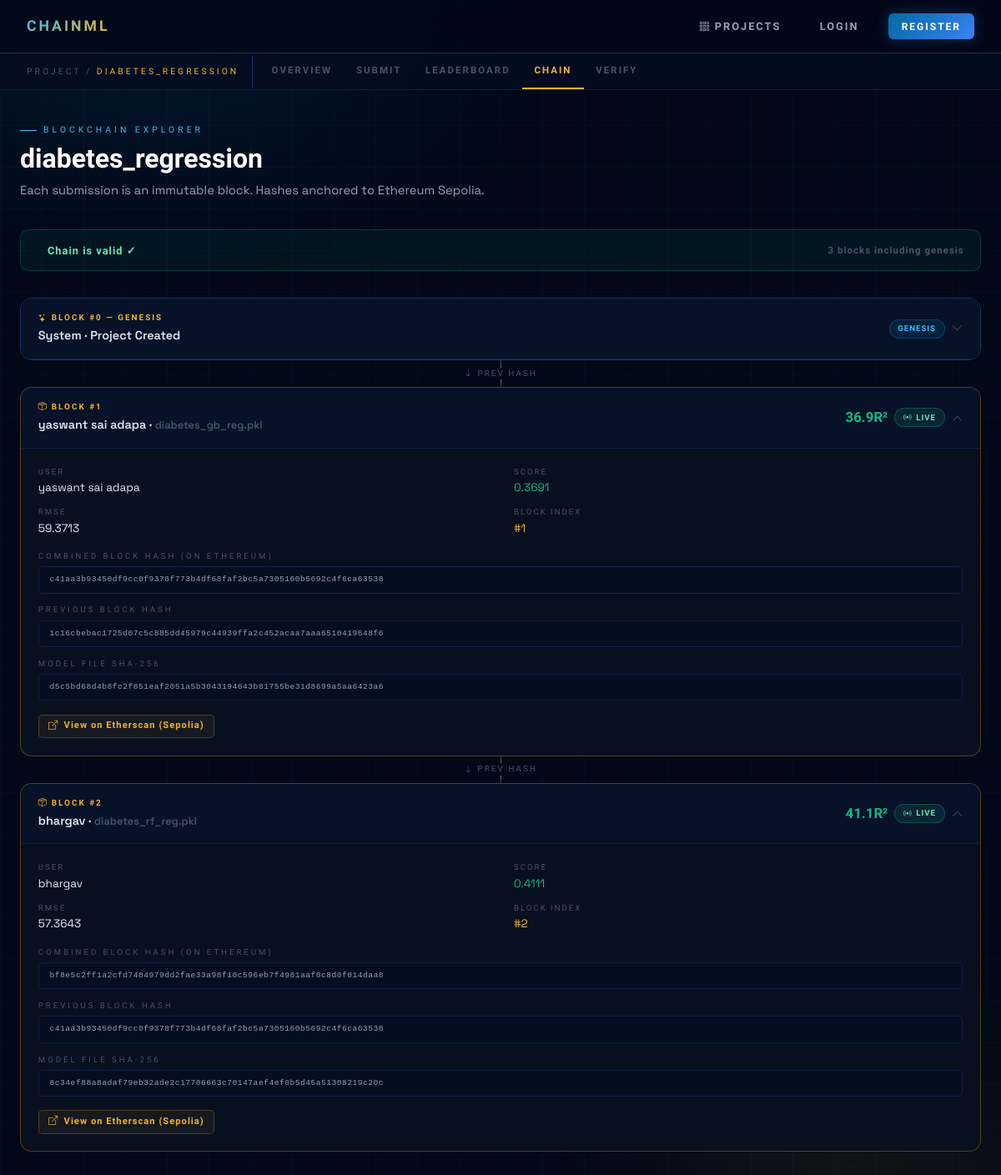
The app's page /project/1/chain with its own data.
### tables this page shows
CREATE TABLE projects (
        id INTEGER PRIMARY KEY AUTOINCREMENT,
        owner_id INTEGER NOT NULL,
        name TEXT NOT NULL UNIQUE,
        description TEXT DEFAULT '',
        dataset_path TEXT NOT NULL,
        dataset_name TEXT NOT NULL,
        dataset_hash TEXT NOT NULL DEFAULT '',
        test_path TEXT DEFAULT NULL,
        test_name TEXT DEFAULT NULL,
        task_type TEXT NOT NULL DEFAULT 'classification',
        created_at REAL NOT NULL,
        FOREIGN KEY(owner_id) REFERENCES users(id));

CREATE TABLE submissions (
        id INTEGER PRIMARY KEY AUTOINCREMENT,
        project_id INTEGER NOT NULL,
        user_id INTEGER NOT NULL,
        model_filename TEXT NOT NULL,
        model_path TEXT NOT NULL,
        model_hash TEXT NOT NULL,
        verified_accuracy REAL NOT NULL,
        f1_score REAL DEFAULT NULL,
        roc_auc REAL DEFAULT NULL,
        rmse REAL DEFAULT NULL,
        r2_score REAL DEFAULT NULL,
        model_card TEXT DEFAULT '',
        combined_hash TEXT NOT NULL,
        eth_tx_hash TEXT NOT NULL,
        eth_tx_url TEXT NOT NULL,
        eth_mode TEXT NOT NULL DEFAULT 'mock',
        block_index INTEGER NOT NULL,
        previous_hash TEXT NOT NULL,
        submitted_at REAL NOT NULL,
        FOREIGN KEY(project_id) REFERENCES projects(id),
        FOREIGN KEY(user_id) REFERENCES users(id));

CREATE TABLE users (
        id INTEGER PRIMARY KEY AUTOINCREMENT,
        username TEXT NOT NULL UNIQUE,
        email TEXT NOT NULL UNIQUE,
        password_hash TEXT NOT NULL,
        created_at REAL NOT NULL);

### app.py (the view)
@app.route("/project/<int:pid>/chain")
def chain_view(pid):
    project = get_project(pid)
    if not project: return render_template("404.html"), 404
    subs = sorted(get_project_submissions(pid), key=lambda x: x["block_index"])
    valid, msg = True, "Chain is valid ✓"
    for sub in subs:
        recheck = combined_submission_hash(
            sub["model_hash"], sub["verified_accuracy"],
            sub["username"], pid, sub["submitted_at"], sub["previous_hash"])
        if recheck != sub["combined_hash"]:
            valid, msg = False, f"Block #{sub['block_index']} hash mismatch — tampered!"; break
    return render_template("chain.html", project=project, submissions=subs,
        chain_valid=valid, chain_msg=msg)

### app.py (called while the page is built)
@app.before_request
def load_user():
    uid = session.get("user_id")
    g.user = get_user_by_id(uid) if uid else None

@app.context_processor
def inject_user():
    return {"current_user": g.user}

### database.py (called while the page is built)
def get_conn():
    conn = sqlite3.connect(DB_PATH)
    conn.row_factory = sqlite3.Row
    conn.execute("PRAGMA foreign_keys = ON")
    return conn

def get_project(pid):
    conn = get_conn()
    row = conn.execute("""SELECT p.*, u.username AS owner_name
        FROM projects p JOIN users u ON p.owner_id=u.id WHERE p.id=?""", (pid,)).fetchone()
    conn.close(); return dict(row) if row else None

def get_project_submissions(pid):
    conn = get_conn()
    rows = conn.execute("""SELECT s.*, u.username FROM submissions s
        JOIN users u ON s.user_id=u.id WHERE s.project_id=?
        ORDER BY s.verified_accuracy DESC, s.submitted_at ASC""", (pid,)).fetchall()
    conn.close(); return [dict(r) for r in rows]

### hash_utils.py (called while the page is built)
def hash_dict(data):
    return hashlib.sha256(json.dumps(data, sort_keys=True).encode()).hexdigest()

def combined_submission_hash(model_hash, accuracy, username, project_id, timestamp, previous_hash):
    return hash_dict({
        "model_hash":    model_hash,
        "accuracy":      str(accuracy),
        "username":      username,
        "project_id":    str(project_id),
        "timestamp":     str(timestamp),
        "previous_hash": previous_hash,
    })

### templates/chain.html (shortened to what this page needs)
{% extends "base.html" %}
{% block subnav %}
<div class="chainml-subnav">
  <div class="subnav-label">PROJECT / <span>{{ project.name }}</span></div>
  <a href="/project/{{ project.id }}" class="subnav-tab">Overview</a>
  <a href="/project/{{ project.id }}/submit" class="subnav-tab">Submit</a>
  <a href="/project/{{ project.id }}/leaderboard" class="subnav-tab">Leaderboard</a>
  <a href="/project/{{ project.id }}/chain" class="subnav-tab active">Chain</a>
  <a href="/project/{{ project.id }}/verify" class="subnav-tab">Verify</a>
</div>
{% endblock %}
{% block content %}
<div class="ph">
  <div class="ph-eye">Blockchain Explorer</div>
  <h1>{{ project.name }}</h1>
  <p>Each submission is an immutable block. Hashes anchored to Ethereum Sepolia.</p>
</div>
<div class="chain-status-bar {% if chain_valid %}ok{% else %}bad{% endif %}">
  {% if chain_valid %}
  <span>{{ chain_msg }}</span>
  {% else %}
  <i class="bi bi-shield-exclamation fs-5"></i>
  <span>{{ chain_msg }}</span>
  {% endif %}
  <span class="ms-auto" style="color:var(--muted);font-size:.72rem">{{ submissions|length + 1 }} blocks including genesis</span>
</div>
<div class="blk-card" id="blk-0">
  <div class="blk-header" onclick="toggle(0)">
    <div>
      <div class="blk-num"><i class="bi bi-stars me-1"></i>BLOCK #0 — GENESIS</div>
      <div style="font-weight:600;font-size:.9rem;margin-top:.2rem">System · Project Created</div>
    </div>
    <div class="d-flex align-items-center gap-2">
      <span class="cml-badge badge-blue">Genesis</span>
      <i class="bi bi-chevron-down blk-chevron"></i>
    </div>
  </div>
</div>
{% for s in submissions %}
<div class="chain-connector"><span><i class="bi bi-arrow-down"></i> PREV HASH</span></div>
<div class="blk-card open" id="blk-{{ s.block_index }}">
  <div class="blk-header" onclick="toggle({{ s.block_index }})">
    <div>
      <div class="blk-num"><i class="bi bi-box-seam me-1"></i>BLOCK #{{ s.block_index }}</div>
      <div style="font-weight:600;font-size:.9rem;margin-top:.2rem">
        {{ s.username }} · <span style="color:var(--muted);font-size:.8rem">{{ s.model_filename[:30] }}{% if s.model_filename|length > 30 %}…{% endif %}</span>
      </div>
    </div>
    <div class="d-flex align-items-center gap-2">
      <span class="blk-score">{{ "%.1f"|format(s.verified_accuracy*100) }}{% if project.task_type=='regression' %}R²{% else %}%{% endif %}</span>
      {% if s.eth_mode=='real' %}
      <span class="cml-badge badge-live"><i class="bi bi-broadcast"></i> Live</span>
      {% else %}
      <span class="cml-badge badge-mock">Mock</span>
      {% endif %}
      <i class="bi bi-chevron-down blk-chevron"></i>
    </div>
  </div>
  <div class="blk-body">
    <div class="blk-inner">
      <div class="detail-grid">
        <div><div class="dk">User</div><div class="dv">{{ s.username }}</div></div>
        <div><div class="dk">Score</div><div class="dv" style="color:var(--green)">{{ s.verified_accuracy }}</div></div>
        {% if s.rmse is not none %}<div><div class="dk">RMSE</div><div class="dv">{{ s.rmse }}</div></div>{% endif %}
        <div><div class="dk">Block Index</div><div class="dv" style="color:var(--gold)">#{{ s.block_index }}</div></div>
      </div>
      <div class="hash-lbl">Combined Block Hash (on Ethereum)</div>
      <div class="hash-box">{{ s.combined_hash }}</div>
      <div class="hash-lbl">Previous Block Hash</div>
      <div class="hash-box">{{ s.previous_hash }}</div>
      <div class="hash-lbl">Model File SHA-256</div>
      <div class="hash-box">{{ s.model_hash }}</div>
      <div class="mt-3">
        <a href="{{ s.eth_tx_url }}" target="_blank" class="eth-link">
          <i class="bi bi-box-arrow-up-right"></i>
          {% if s.eth_mode=='real' %}View on Etherscan (Sepolia){% else %}Etherscan (mock demo){% endif %}
        </a>
      </div>
    </div>
  </div>
</div>
{% endfor %}
{% endblock %}

### templates/base.html (style rules this page uses)
:root { --bg: #020817; --bg2: #040d21; --surface: #071128; --card: #080f1f; --border: #0e2045; --border2: #1a3560; --gold: #f0b429; --gold2: #ffd166; --blue: #0ea5e9; --blue2: #38bdf8; --blue3: #0369a1; --accent: #3b82f6; --green: #10b981; --red: #ef4444; --text: #e2e8f0; --text2: #94a3b8; --muted: #475569; --orb: 'Orbitron', sans-serif; --raj: 'Rajdhani', sans-serif; --grotesk: 'Space Grotesk', sans-serif; }
*, *::before, *::after { box-sizing: border-box; margin: 0; padding: 0; }
body { background: var(--bg); color: var(--text); font-family: var(--grotesk); min-height: 100vh; overflow-x: hidden; }
body::before { content: ''; position: fixed; inset: 0; background-image: linear-gradient(rgba(14,165,233,.04) 1px, transparent 1px), linear-gradient(90deg, rgba(14,165,233,.04) 1px, transparent 1px); background-size: 50px 50px; pointer-events: none; z-index: 0; }
body::after { content: ''; position: fixed; inset: 0; background: radial-gradient(ellipse 70% 40% at 15% 0%, rgba(14,165,233,.1) 0%, transparent 60%), radial-gradient(ellipse 50% 35% at 85% 100%, rgba(240,180,41,.07) 0%, transparent 60%); pointer-events: none; z-index: 0; }
.chainml-subnav { background: rgba(4,13,33,.9); border-bottom: 1px solid var(--border); display: flex; align-items: center; padding: 0 2rem; overflow-x: auto; scrollbar-width: none; position: relative; z-index: 1; }
.subnav-label { font-family: var(--raj); font-size: .65rem; letter-spacing: 3px; text-transform: uppercase; color: var(--muted); padding: .7rem 1rem .7rem 0; border-right: 1px solid var(--border2); margin-right: .5rem; white-space: nowrap; flex-shrink: 0; }
.subnav-label span { color: var(--gold); }
.subnav-tab { font-family: var(--raj); font-size: .72rem; font-weight: 600; letter-spacing: 2px; text-transform: uppercase; color: var(--muted); text-decoration: none; padding: .75rem .9rem; border-bottom: 2px solid transparent; transition: all .15s; white-space: nowrap; }
.subnav-tab.active { color: var(--gold); border-bottom-color: var(--gold); }
.ph { margin-bottom: 2.2rem; }
.ph-eye { font-family: var(--raj); font-size: .65rem; letter-spacing: 4px; text-transform: uppercase; color: var(--blue2); margin-bottom: .5rem; display: flex; align-items: center; gap: .5rem; }
.ph-eye::before { content: ''; display: inline-block; width: 20px; height: 1px; background: var(--blue2); }
.ph h1 { font-family: var(--orb); font-size: 2rem; font-weight: 700; line-height: 1.15; background: linear-gradient(135deg, #fff 40%, var(--blue2)); -webkit-background-clip: text; -webkit-text-fill-color: transparent; background-clip: text; }
.ph p { color: var(--text2); font-size: .92rem; margin-top: .5rem; line-height: 1.6; }
.hash-box { font-family: 'Courier New', monospace; font-size: .6rem; color: var(--text2); word-break: break-all; background: rgba(4,13,33,.8); padding: .5rem .8rem; border-radius: 5px; border: 1px solid var(--border); letter-spacing: .5px; }
.hash-lbl { font-family: var(--raj); font-size: .6rem; letter-spacing: 3px; text-transform: uppercase; color: var(--muted); margin: .8rem 0 .3rem; }
.cml-badge { display: inline-flex; align-items: center; gap: .3rem; padding: .2rem .6rem; border-radius: 20px; font-family: var(--raj); font-size: .6rem; font-weight: 700; letter-spacing: 1px; text-transform: uppercase; }
.badge-live { background: rgba(16,185,129,.12); color: #6ee7b7; border: 1px solid rgba(16,185,129,.3); }
.badge-blue { background: rgba(14,165,233,.1); color: var(--blue2); border: 1px solid rgba(14,165,233,.25); }
.eth-link { display: inline-flex; align-items: center; gap: .4rem; font-family: var(--raj); font-size: .7rem; font-weight: 600; color: var(--gold); text-decoration: none; border: 1px solid rgba(240,180,41,.25); background: rgba(240,180,41,.06); padding: .3rem .7rem; border-radius: 5px; transition: all .2s; letter-spacing: 1px; }

### records on screen
projects: name "DIABETES_REGRESSION", name "diabetes_regression"
submissions: block_index "1", username "yaswant sai adapa", model_filename "diabetes_gb_reg.pkl", s.verified_accuracy*100 "36.9", eth_mode "real" (drawn), verified_accuracy "0.3691", rmse "59.3713", combined_hash "c41aa3b93450df9cc0f9378f773b4df68faf2bc5a7305160b5692c4f6ca63538", previous_hash "1c16cbebac1725d07c5c885dd45979c44939ffa2c452acaa7aaa6510419648f6", model_hash "d5c5bd68d4b8fc2f851eaf2051a5b3043194643b81755be31d8699a5aa6423a6"
submissions: block_index "2", username "bhargav", model_filename "diabetes_rf_reg.pkl", s.verified_accuracy*100 "41.1", eth_mode "real" (drawn), verified_accuracy "0.4111", rmse "57.3643", combined_hash "bf8e5c2ff1a2cfd7484979dd2fae33a98f10c596eb7f4981aaf8c8d0f014daa8", previous_hash "c41aa3b93450df9cc0f9378f773b4df68faf2bc5a7305160b5692c4f6ca63538", model_hash "8c34ef88a8adaf79eb32ade2c17706663c70147aef4ef0b5d45a51308219c20c"

### other values on screen
{{ chain_msg }} "Chain is valid ✓"
{{ submissions|length + 1 }} "3"
